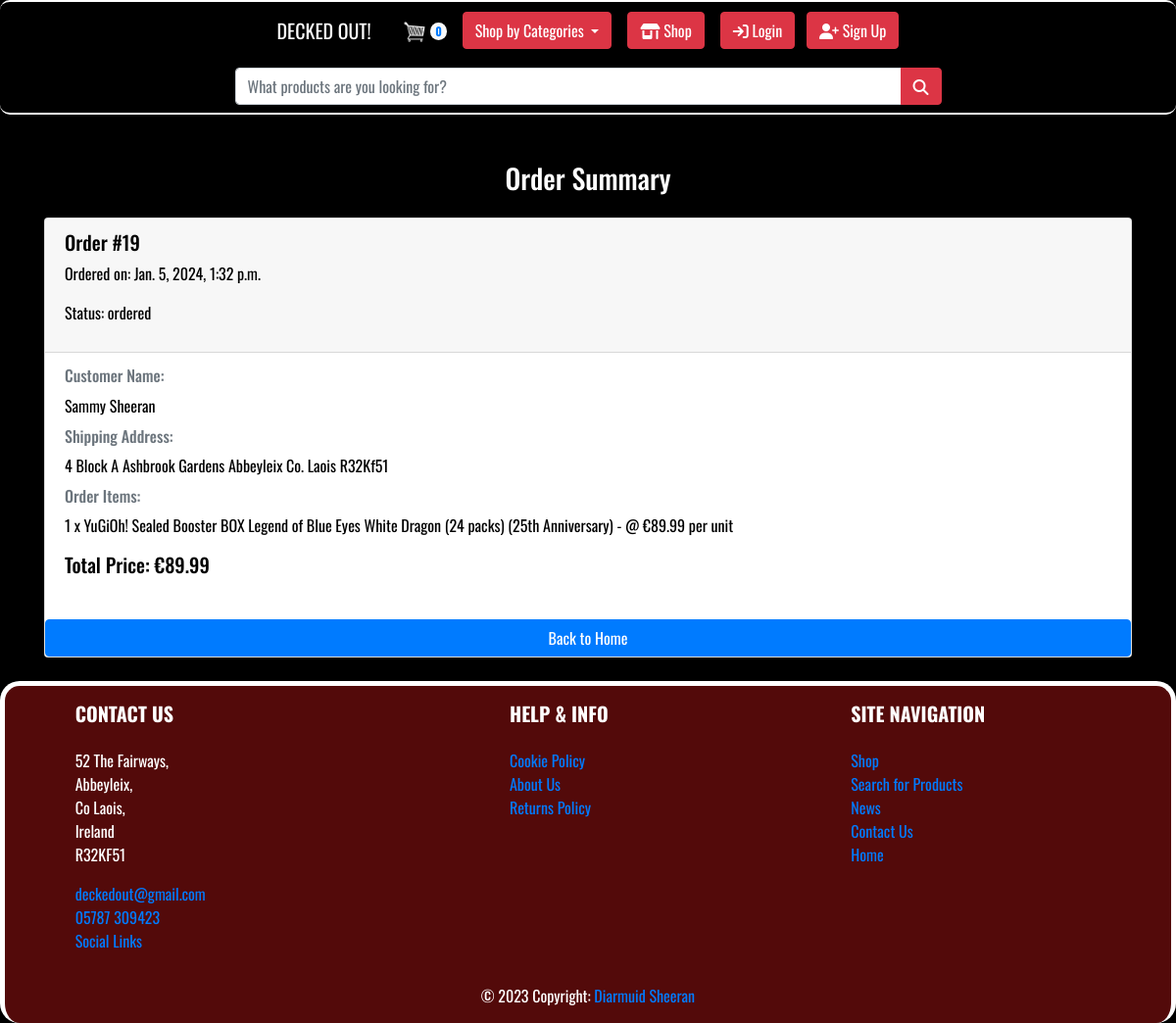
The page /checkout/order_summary/ on the database its author committed.
### order/models.py (models this page shows, shortened)
class Order(models.Model):
    SHIPPING_STATUS_CHOICES = [
        ('ordered', 'Ordered'),
        ('in_process', 'In Process'),
        ('shipped', 'Shipped'),
    ]
    user = models.ForeignKey(User, on_delete=models.SET_NULL, null=True, blank=True)
    full_name = models.CharField(max_length=200, null=True)
    email_address = models.CharField(max_length=200, null=True)
    shipping_address = models.TextField()
    total_price = models.DecimalField(max_digits=10, decimal_places=2, null=True, blank=True)
    shipping_status = models.CharField(max_length=20, choices=SHIPPING_STATUS_CHOICES, default='ordered')
    created_at = models.DateTimeField(auto_now_add=True)

class OrderItem(models.Model):
    order = models.ForeignKey(Order, on_delete=models.CASCADE, related_name='items')
    product = models.ForeignKey(Product, on_delete=models.CASCADE)
    quantity = models.PositiveIntegerField()
    price_at_purchase = models.DecimalField(max_digits=10, decimal_places=2)

### product/models.py (models this page shows, shortened)
class Product(models.Model):
    name = models.CharField(max_length=255)
    description = models.TextField()
    price = models.DecimalField(max_digits=10, decimal_places=2)
    categories = models.ManyToManyField(Category)
    image = models.ImageField(upload_to='product_images/', null=True, blank=True)
    quantity_available = models.PositiveIntegerField(default=0)
    is_featured = models.BooleanField(default=False)
    created_at = models.DateTimeField(auto_now_add=True)
    updated_at = models.DateTimeField(auto_now=True)
    slug = models.SlugField(unique=True, blank=True, max_length=500)
    on_special_offer = models.BooleanField(default=False)
    discounted_price = models.DecimalField(max_digits=10, decimal_places=2, null=True, blank=True)

### checkout/views.py (the view)
# urls.py: path('order_summary/', views.order_summary, name='order_summary'),
def order_summary(request):
    latest_order = None
    if request.user.is_authenticated:
        latest_order = Order.objects.filter(user=request.user).order_by('-created_at').first()
    if not latest_order:
        latest_order = Order.objects.filter(user=None).order_by('-created_at').first()
    context = {'latest_order': latest_order}
    return render(request, "checkout/order_summary.html", context)

### cart/cart.py (called while the page is built)
    def __len__(self):
        return sum(self.cart.values())

### cart/context_processors.py (called while the page is built)
def cart(request):
    return {'cart': Cart(request)}

def categories(request):
    return {'categories': Category.objects.all()}

### checkout/templates/checkout/order_summary.html
{% extends 'base.html' %}
{% load static %}
{% block content %}
<h3 class="text-center mb-4 mt-4">Order Summary</h3>
    <div class="container" style="color: black;">
        {% if latest_order %}
            <div class="card mb-3">
                <div class="card-header">
                    <h5>Order #{{ latest_order.pk }}</h5>
                    <p>Ordered on: {{ latest_order.created_at }}</p>
                    <p>Status: {{ latest_order.shipping_status }}</p>
                </div>
                <div class="card-body">
                    <h6 class="card-subtitle mb-2 text-muted">Customer Name:</h6>
                    <p>{{ latest_order.full_name }}</p>
                    <h6 class="card-subtitle mb-2 text-muted">Shipping Address:</h6>
                    <p>{{ latest_order.shipping_address }}</p>
                    <h6 class="card-subtitle mb-2 text-muted">Order Items:</h6>
                    {% for item in latest_order.items.all %}
                        <p>{{ item.quantity }} x {{ item.product.name }} - @ €{{ item.price_at_purchase }} per unit</p>
                    {% endfor %}
                    <h5>Total Price: €{{ latest_order.total_price }}</h5>
                </div>
                <a href="{% url 'landing' %}" class="btn btn-primary mt-3">Back to Home</a>
            </div>
        {% else %}
            <p class="text-center">No recent orders found.</p>
        {% endif %}
    </div>
{% endblock %}

### static/css/base.css (style rules this page uses)
body { background-color: #000; color: #fff; font-family: 'Oswald', sans-serif; }

### rows shown on the page
Order: pk "19", created_at "Jan. 5, 2024, 1:32 p.m.", shipping_status "ordered", full_name "Sammy Sheeran", shipping_address "4 Block A Ashbrook Gardens Abbeyleix Co. Laois R32Kf51", total_price "89.99"
OrderItem: quantity "1", product.name "YuGiOh! Sealed Booster BOX Legend of Blue Eyes White Dragon (24 packs) (25th Anniversary)", price_at_purchase "89.99"

### other values the page prints
{{ cart|length }} "0"
